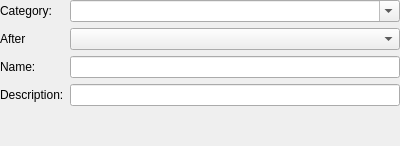
<?xml version="1.0" encoding="UTF-8"?>
<ui version="4.0">
 <class>KPlato::EditViewPanel</class>
 <widget class="QWidget" name="KPlato::EditViewPanel">
  <property name="geometry">
   <rect>
    <x>0</x>
    <y>0</y>
    <width>400</width>
    <height>146</height>
   </rect>
  </property>
  <layout class="QFormLayout" name="formLayout">
   <property name="margin">
    <number>0</number>
   </property>
   <item row="0" column="0">
    <widget class="QLabel" name="categoryLabel">
     <property name="toolTip">
      <string>The category of the view</string>
     </property>
     <property name="text">
      <string>Category:</string>
     </property>
     <property name="buddy">
      <cstring>category</cstring>
     </property>
    </widget>
   </item>
   <item row="0" column="1">
    <widget class="KComboBox" name="category">
     <property name="sizePolicy">
      <sizepolicy hsizetype="Expanding" vsizetype="Fixed">
       <horstretch>0</horstretch>
       <verstretch>0</verstretch>
      </sizepolicy>
     </property>
     <property name="toolTip">
      <string/>
     </property>
     <property name="editable">
      <bool>true</bool>
     </property>
     <property name="insertPolicy">
      <enum>QComboBox::InsertAlphabetically</enum>
     </property>
     <property name="autoCompletion">
      <bool>false</bool>
     </property>
    </widget>
   </item>
   <item row="1" column="0">
    <widget class="QLabel" name="afterLabel">
     <property name="toolTip">
      <string>The view is placed after this view</string>
     </property>
     <property name="text">
      <string>After</string>
     </property>
     <property name="buddy">
      <cstring>insertAfter</cstring>
     </property>
    </widget>
   </item>
   <item row="1" column="1">
    <widget class="KComboBox" name="insertAfter">
     <property name="insertPolicy">
      <enum>QComboBox::InsertAlphabetically</enum>
     </property>
     <property name="autoCompletion">
      <bool>false</bool>
     </property>
    </widget>
   </item>
   <item row="2" column="0">
    <widget class="QLabel" name="viewnameLabel">
     <property name="toolTip">
      <string>The name of the view</string>
     </property>
     <property name="text">
      <string>Name:</string>
     </property>
     <property name="buddy">
      <cstring>viewname</cstring>
     </property>
    </widget>
   </item>
   <item row="2" column="1">
    <widget class="QLineEdit" name="viewname"/>
   </item>
   <item row="3" column="0">
    <widget class="QLabel" name="tooltipLabel">
     <property name="toolTip">
      <string>The views description</string>
     </property>
     <property name="text">
      <string>Description:</string>
     </property>
     <property name="buddy">
      <cstring>tooltip</cstring>
     </property>
    </widget>
   </item>
   <item row="3" column="1">
    <widget class="QLineEdit" name="tooltip"/>
   </item>
  </layout>
 </widget>
 <customwidgets>
  <customwidget>
   <class>KComboBox</class>
   <extends>QComboBox</extends>
   <header>KComboBox</header>
  </customwidget>
 </customwidgets>
 <resources/>
 <connections/>
</ui>
